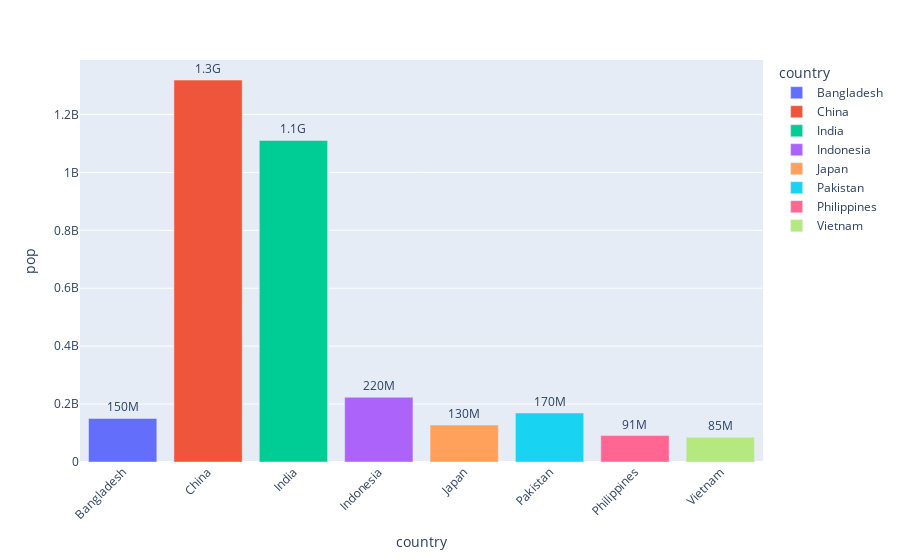

Notebook cell for this chart:
### Markdown cell above
Using threshold to see which country have more than 80 milion people in 2007

### Code cell
df_europe = px.data.gapminder().query("continent == 'Asia' and year == 2007 and pop > 80.e6")
fig = px.bar(df_europe, x="country", y="pop", text="pop", color="country", labels={"x": "Country", "y": "Population"})
fig.update_traces(texttemplate="%{text:.2s}", textposition="outside")
fig.update_layout(uniformtext_minsize=8)
fig.update_layout(xaxis_tickangle=-45)
fig

### Figure 1 — Plotly figure (JSON) as saved in the notebook; plotly's stock layout.template omitted (floating-point values rounded to 4 significant figures)
{"data": [{"alignmentgroup": "True", "hovertemplate": "country=%{x}<br>pop=%{text}<extra></extra>", "legendgroup": "Bangladesh", "marker": {"color": "#636efa", "pattern": {"shape": ""}}, "name": "Bangladesh", "offsetgroup": "Bangladesh", "orientation": "v", "showlegend": true, "text": [150448339], "textposition": "outside", "texttemplate": "%{text:.2s}", "type": "bar", "x": ["Bangladesh"], "xaxis": "x", "y": [150448339], "yaxis": "y"}, {"alignmentgroup": "True", "hovertemplate": "country=%{x}<br>pop=%{text}<extra></extra>", "legendgroup": "China", "marker": {"color": "#EF553B", "pattern": {"shape": ""}}, "name": "China", "offsetgroup": "China", "orientation": "v", "showlegend": true, "text": [1318683096], "textposition": "outside", "texttemplate": "%{text:.2s}", "type": "bar", "x": ["China"], "xaxis": "x", "y": [1318683096], "yaxis": "y"}, {"alignmentgroup": "True", "hovertemplate": "country=%{x}<br>pop=%{text}<extra></extra>", "legendgroup": "India", "marker": {"color": "#00cc96", "pattern": {"shape": ""}}, "name": "India", "offsetgroup": "India", "orientation": "v", "showlegend": true, "text": [1110396331], "textposition": "outside", "texttemplate": "%{text:.2s}", "type": "bar", "x": ["India"], "xaxis": "x", "y": [1110396331], "yaxis": "y"}, {"alignmentgroup": "True", "hovertemplate": "country=%{x}<br>pop=%{text}<extra></extra>", "legendgroup": "Indonesia", "marker": {"color": "#ab63fa", "pattern": {"shape": ""}}, "name": "Indonesia", "offsetgroup": "Indonesia", "orientation": "v", "showlegend": true, "text": [223547000], "textposition": "outside", "texttemplate": "%{text:.2s}", "type": "bar", "x": ["Indonesia"], "xaxis": "x", "y": [223547000], "yaxis": "y"}, {"alignmentgroup": "True", "hovertemplate": "country=%{x}<br>pop=%{text}<extra></extra>", "legendgroup": "Japan", "marker": {"color": "#FFA15A", "pattern": {"shape": ""}}, "name": "Japan", "offsetgroup": "Japan", "orientation": "v", "showlegend": true, "text": [127467972], "textposition": "outside", "texttemplate": "%{text:.2s}", "type": "bar", "x": ["Japan"], "xaxis": "x", "y": [127467972], "yaxis": "y"}, {"alignmentgroup": "True", "hovertemplate": "country=%{x}<br>pop=%{text}<extra></extra>", "legendgroup": "Pakistan", "marker": {"color": "#19d3f3", "pattern": {"shape": ""}}, "name": "Pakistan", "offsetgroup": "Pakistan", "orientation": "v", "showlegend": true, "text": [169270617], "textposition": "outside", "texttemplate": "%{text:.2s}", "type": "bar", "x": ["Pakistan"], "xaxis": "x", "y": [169270617], "yaxis": "y"}, {"alignmentgroup": "True", "hovertemplate": "country=%{x}<br>pop=%{text}<extra></extra>", "legendgroup": "Philippines", "marker": {"color": "#FF6692", "pattern": {"shape": ""}}, "name": "Philippines", "offsetgroup": "Philippines", "orientation": "v", "showlegend": true, "text": [91077287], "textposition": "outside", "texttemplate": "%{text:.2s}", "type": "bar", "x": ["Philippines"], "xaxis": "x", "y": [91077287], "yaxis": "y"}, {"alignmentgroup": "True", "hovertemplate": "country=%{x}<br>pop=%{text}<extra></extra>", "legendgroup": "Vietnam", "marker": {"color": "#B6E880", "pattern": {"shape": ""}}, "name": "Vietnam", "offsetgroup": "Vietnam", "orientation": "v", "showlegend": true, "text": [85262356], "textposition": "outside", "texttemplate": "%{text:.2s}", "type": "bar", "x": ["Vietnam"], "xaxis": "x", "y": [85262356], "yaxis": "y"}], "layout": {"barmode": "relative", "legend": {"title": {"text": "country"}, "tracegroupgap": 0}, "margin": {"t": 60}, "uniformtext": {"minsize": 8}, "xaxis": {"anchor": "y", "categoryarray": ["Bangladesh", "China", "India", "Indonesia", "Japan", "Pakistan", "Philippines", "Vietnam"], "categoryorder": "array", "domain": [0, 1], "tickangle": -45, "title": {"text": "country"}}, "yaxis": {"anchor": "x", "domain": [0, 1], "title": {"text": "pop"}}}}
